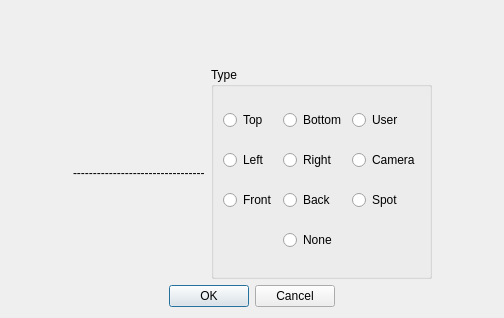
<?xml version="1.0" encoding="UTF-8"?>
<ui version="4.0">
 <class>Dialog</class>
 <widget class="QDialog" name="Dialog">
  <property name="geometry">
   <rect>
    <x>0</x>
    <y>0</y>
    <width>504</width>
    <height>318</height>
   </rect>
  </property>
  <property name="focusPolicy">
   <enum>Qt::StrongFocus</enum>
  </property>
  <property name="windowTitle">
   <string>Viewport Setup</string>
  </property>
  <layout class="QVBoxLayout" name="verticalLayout">
   <item>
    <layout class="QGridLayout" name="viewLayoutGridLayout">
     <item row="0" column="0">
      <widget class="QPushButton" name="singlePushButton">
       <property name="sizePolicy">
        <sizepolicy hsizetype="Fixed" vsizetype="Fixed">
         <horstretch>0</horstretch>
         <verstretch>0</verstretch>
        </sizepolicy>
       </property>
       <property name="focusPolicy">
        <enum>Qt::TabFocus</enum>
       </property>
       <property name="text">
        <string/>
       </property>
       <property name="icon">
        <iconset resource="../resources/editor.qrc">
         <normaloff>:/singleu.bmp</normaloff>
         <normalon>:/singled.bmp</normalon>
         <disabledoff>:/singleu.bmp</disabledoff>
         <disabledon>:/singled.bmp</disabledon>
         <activeoff>:/singleu.bmp</activeoff>
         <activeon>:/singled.bmp</activeon>
         <selectedoff>:/singleu.bmp</selectedoff>
         <selectedon>:/singled.bmp</selectedon>:/singleu.bmp</iconset>
       </property>
       <property name="iconSize">
        <size>
         <width>50</width>
         <height>50</height>
        </size>
       </property>
       <property name="autoDefault">
        <bool>false</bool>
       </property>
       <property name="flat">
        <bool>true</bool>
       </property>
      </widget>
     </item>
     <item row="0" column="1">
      <widget class="QPushButton" name="twoVertPushButton">
       <property name="sizePolicy">
        <sizepolicy hsizetype="Fixed" vsizetype="Fixed">
         <horstretch>0</horstretch>
         <verstretch>0</verstretch>
        </sizepolicy>
       </property>
       <property name="focusPolicy">
        <enum>Qt::TabFocus</enum>
       </property>
       <property name="text">
        <string/>
       </property>
       <property name="icon">
        <iconset resource="../resources/editor.qrc">
         <normaloff>:/twovertu.bmp</normaloff>
         <normalon>:/twovertd.bmp</normalon>:/twovertu.bmp</iconset>
       </property>
       <property name="iconSize">
        <size>
         <width>50</width>
         <height>50</height>
        </size>
       </property>
       <property name="autoDefault">
        <bool>false</bool>
       </property>
       <property name="flat">
        <bool>true</bool>
       </property>
      </widget>
     </item>
     <item row="0" column="2">
      <widget class="QPushButton" name="twoHorzPushButton">
       <property name="sizePolicy">
        <sizepolicy hsizetype="Fixed" vsizetype="Fixed">
         <horstretch>0</horstretch>
         <verstretch>0</verstretch>
        </sizepolicy>
       </property>
       <property name="focusPolicy">
        <enum>Qt::TabFocus</enum>
       </property>
       <property name="text">
        <string/>
       </property>
       <property name="icon">
        <iconset resource="../resources/editor.qrc">
         <normaloff>:/twohorzu.bmp</normaloff>
         <normalon>:/twohorzd.bmp</normalon>:/twohorzu.bmp</iconset>
       </property>
       <property name="iconSize">
        <size>
         <width>50</width>
         <height>50</height>
        </size>
       </property>
       <property name="autoDefault">
        <bool>false</bool>
       </property>
       <property name="flat">
        <bool>true</bool>
       </property>
      </widget>
     </item>
     <item row="0" column="3">
      <widget class="QPushButton" name="fourPushButton">
       <property name="sizePolicy">
        <sizepolicy hsizetype="Fixed" vsizetype="Fixed">
         <horstretch>0</horstretch>
         <verstretch>0</verstretch>
        </sizepolicy>
       </property>
       <property name="focusPolicy">
        <enum>Qt::TabFocus</enum>
       </property>
       <property name="text">
        <string/>
       </property>
       <property name="icon">
        <iconset resource="../resources/editor.qrc">
         <normaloff>:/fouru.bmp</normaloff>
         <normalon>:/fourd.bmp</normalon>:/fouru.bmp</iconset>
       </property>
       <property name="iconSize">
        <size>
         <width>50</width>
         <height>50</height>
        </size>
       </property>
       <property name="autoDefault">
        <bool>false</bool>
       </property>
       <property name="flat">
        <bool>true</bool>
       </property>
      </widget>
     </item>
     <item row="0" column="4">
      <widget class="QPushButton" name="threeLeftPushButton">
       <property name="sizePolicy">
        <sizepolicy hsizetype="Fixed" vsizetype="Fixed">
         <horstretch>0</horstretch>
         <verstretch>0</verstretch>
        </sizepolicy>
       </property>
       <property name="focusPolicy">
        <enum>Qt::TabFocus</enum>
       </property>
       <property name="text">
        <string/>
       </property>
       <property name="icon">
        <iconset resource="../resources/editor.qrc">
         <normaloff>:/threeleftu.bmp</normaloff>
         <normalon>:/threeleftd.bmp</normalon>:/threeleftu.bmp</iconset>
       </property>
       <property name="iconSize">
        <size>
         <width>50</width>
         <height>50</height>
        </size>
       </property>
       <property name="autoDefault">
        <bool>false</bool>
       </property>
       <property name="flat">
        <bool>true</bool>
       </property>
      </widget>
     </item>
     <item row="0" column="5">
      <widget class="QPushButton" name="threeBottomPushButton">
       <property name="sizePolicy">
        <sizepolicy hsizetype="Fixed" vsizetype="Fixed">
         <horstretch>0</horstretch>
         <verstretch>0</verstretch>
        </sizepolicy>
       </property>
       <property name="focusPolicy">
        <enum>Qt::TabFocus</enum>
       </property>
       <property name="text">
        <string/>
       </property>
       <property name="icon">
        <iconset resource="../resources/editor.qrc">
         <normaloff>:/threebottomu.bmp</normaloff>
         <normalon>:/threebottomd.bmp</normalon>:/threebottomu.bmp</iconset>
       </property>
       <property name="iconSize">
        <size>
         <width>50</width>
         <height>50</height>
        </size>
       </property>
       <property name="autoDefault">
        <bool>false</bool>
       </property>
       <property name="flat">
        <bool>true</bool>
       </property>
      </widget>
     </item>
     <item row="0" column="6">
      <widget class="QPushButton" name="threeRightPushButton">
       <property name="sizePolicy">
        <sizepolicy hsizetype="Fixed" vsizetype="Fixed">
         <horstretch>0</horstretch>
         <verstretch>0</verstretch>
        </sizepolicy>
       </property>
       <property name="focusPolicy">
        <enum>Qt::TabFocus</enum>
       </property>
       <property name="text">
        <string/>
       </property>
       <property name="icon">
        <iconset resource="../resources/editor.qrc">
         <normaloff>:/threerightu.bmp</normaloff>
         <normalon>:/threerightd.bmp</normalon>:/threerightu.bmp</iconset>
       </property>
       <property name="iconSize">
        <size>
         <width>50</width>
         <height>50</height>
        </size>
       </property>
       <property name="autoDefault">
        <bool>false</bool>
       </property>
       <property name="flat">
        <bool>true</bool>
       </property>
      </widget>
     </item>
     <item row="1" column="0">
      <widget class="QPushButton" name="threeTopPushButton">
       <property name="sizePolicy">
        <sizepolicy hsizetype="Fixed" vsizetype="Fixed">
         <horstretch>0</horstretch>
         <verstretch>0</verstretch>
        </sizepolicy>
       </property>
       <property name="focusPolicy">
        <enum>Qt::TabFocus</enum>
       </property>
       <property name="text">
        <string/>
       </property>
       <property name="icon">
        <iconset resource="../resources/editor.qrc">
         <normaloff>:/threetopu.bmp</normaloff>
         <normalon>:/threetopd.bmp</normalon>:/threetopu.bmp</iconset>
       </property>
       <property name="iconSize">
        <size>
         <width>50</width>
         <height>50</height>
        </size>
       </property>
       <property name="autoDefault">
        <bool>false</bool>
       </property>
       <property name="flat">
        <bool>true</bool>
       </property>
      </widget>
     </item>
     <item row="1" column="1">
      <widget class="QPushButton" name="threeVertPushButton">
       <property name="sizePolicy">
        <sizepolicy hsizetype="Fixed" vsizetype="Fixed">
         <horstretch>0</horstretch>
         <verstretch>0</verstretch>
        </sizepolicy>
       </property>
       <property name="focusPolicy">
        <enum>Qt::TabFocus</enum>
       </property>
       <property name="text">
        <string/>
       </property>
       <property name="icon">
        <iconset resource="../resources/editor.qrc">
         <normaloff>:/threevertu.bmp</normaloff>
         <normalon>:/threevertd.bmp</normalon>:/threevertu.bmp</iconset>
       </property>
       <property name="iconSize">
        <size>
         <width>50</width>
         <height>50</height>
        </size>
       </property>
       <property name="autoDefault">
        <bool>false</bool>
       </property>
       <property name="flat">
        <bool>true</bool>
       </property>
      </widget>
     </item>
     <item row="1" column="2">
      <widget class="QPushButton" name="threeHorzPushButton">
       <property name="sizePolicy">
        <sizepolicy hsizetype="Fixed" vsizetype="Fixed">
         <horstretch>0</horstretch>
         <verstretch>0</verstretch>
        </sizepolicy>
       </property>
       <property name="focusPolicy">
        <enum>Qt::TabFocus</enum>
       </property>
       <property name="text">
        <string/>
       </property>
       <property name="icon">
        <iconset resource="../resources/editor.qrc">
         <normaloff>:/threehorzu.bmp</normaloff>
         <normalon>:/threehorzd.bmp</normalon>:/threehorzu.bmp</iconset>
       </property>
       <property name="iconSize">
        <size>
         <width>50</width>
         <height>50</height>
        </size>
       </property>
       <property name="autoDefault">
        <bool>false</bool>
       </property>
       <property name="flat">
        <bool>true</bool>
       </property>
      </widget>
     </item>
     <item row="1" column="3">
      <widget class="QPushButton" name="fourLeftPushButton">
       <property name="sizePolicy">
        <sizepolicy hsizetype="Fixed" vsizetype="Fixed">
         <horstretch>0</horstretch>
         <verstretch>0</verstretch>
        </sizepolicy>
       </property>
       <property name="focusPolicy">
        <enum>Qt::TabFocus</enum>
       </property>
       <property name="text">
        <string/>
       </property>
       <property name="icon">
        <iconset resource="../resources/editor.qrc">
         <normaloff>:/fourleftu.bmp</normaloff>
         <normalon>:/fourleftd.bmp</normalon>:/fourleftu.bmp</iconset>
       </property>
       <property name="iconSize">
        <size>
         <width>50</width>
         <height>50</height>
        </size>
       </property>
       <property name="autoDefault">
        <bool>false</bool>
       </property>
       <property name="flat">
        <bool>true</bool>
       </property>
      </widget>
     </item>
     <item row="1" column="4">
      <widget class="QPushButton" name="fourBottomPushButton">
       <property name="sizePolicy">
        <sizepolicy hsizetype="Fixed" vsizetype="Fixed">
         <horstretch>0</horstretch>
         <verstretch>0</verstretch>
        </sizepolicy>
       </property>
       <property name="focusPolicy">
        <enum>Qt::TabFocus</enum>
       </property>
       <property name="text">
        <string/>
       </property>
       <property name="icon">
        <iconset resource="../resources/editor.qrc">
         <normaloff>:/fourbottomu.bmp</normaloff>
         <normalon>:/fourbottomd.bmp</normalon>:/fourbottomu.bmp</iconset>
       </property>
       <property name="iconSize">
        <size>
         <width>50</width>
         <height>50</height>
        </size>
       </property>
       <property name="autoDefault">
        <bool>false</bool>
       </property>
       <property name="flat">
        <bool>true</bool>
       </property>
      </widget>
     </item>
     <item row="1" column="5">
      <widget class="QPushButton" name="fourRightPushButton">
       <property name="sizePolicy">
        <sizepolicy hsizetype="Fixed" vsizetype="Fixed">
         <horstretch>0</horstretch>
         <verstretch>0</verstretch>
        </sizepolicy>
       </property>
       <property name="focusPolicy">
        <enum>Qt::TabFocus</enum>
       </property>
       <property name="text">
        <string/>
       </property>
       <property name="icon">
        <iconset resource="../resources/editor.qrc">
         <normaloff>:/fourrightu.bmp</normaloff>
         <normalon>:/fourrightd.bmp</normalon>:/fourrightu.bmp</iconset>
       </property>
       <property name="iconSize">
        <size>
         <width>50</width>
         <height>50</height>
        </size>
       </property>
       <property name="autoDefault">
        <bool>false</bool>
       </property>
       <property name="flat">
        <bool>true</bool>
       </property>
      </widget>
     </item>
     <item row="1" column="6">
      <widget class="QPushButton" name="fourTopPushButton">
       <property name="sizePolicy">
        <sizepolicy hsizetype="Fixed" vsizetype="Fixed">
         <horstretch>0</horstretch>
         <verstretch>0</verstretch>
        </sizepolicy>
       </property>
       <property name="focusPolicy">
        <enum>Qt::TabFocus</enum>
       </property>
       <property name="text">
        <string/>
       </property>
       <property name="icon">
        <iconset resource="../resources/editor.qrc">
         <normaloff>:/fourtopu.bmp</normaloff>
         <normalon>:/fourtopd.bmp</normalon>:/fourtopu.bmp</iconset>
       </property>
       <property name="iconSize">
        <size>
         <width>50</width>
         <height>50</height>
        </size>
       </property>
       <property name="autoDefault">
        <bool>false</bool>
       </property>
       <property name="flat">
        <bool>true</bool>
       </property>
      </widget>
     </item>
    </layout>
   </item>
   <item>
    <layout class="QHBoxLayout" name="viewHorizontalLayout">
     <item>
      <spacer name="viewLeftHorizontalSpacer">
       <property name="orientation">
        <enum>Qt::Horizontal</enum>
       </property>
       <property name="sizeHint" stdset="0">
        <size>
         <width>58</width>
         <height>20</height>
        </size>
       </property>
      </spacer>
     </item>
     <item>
      <widget class="QLabel" name="viewLabel">
       <property name="text">
        <string>---------------------------------</string>
       </property>
      </widget>
     </item>
     <item>
      <widget class="QGroupBox" name="viewTypeGroupBox">
       <property name="title">
        <string>Type</string>
       </property>
       <layout class="QGridLayout" name="gridLayout">
        <item row="0" column="0">
         <widget class="QRadioButton" name="topRadioButton">
          <property name="text">
           <string>Top</string>
          </property>
         </widget>
        </item>
        <item row="0" column="1">
         <widget class="QRadioButton" name="bottomRadioButton">
          <property name="text">
           <string>Bottom</string>
          </property>
         </widget>
        </item>
        <item row="0" column="2">
         <widget class="QRadioButton" name="userRadioButton">
          <property name="text">
           <string>User</string>
          </property>
         </widget>
        </item>
        <item row="1" column="0">
         <widget class="QRadioButton" name="leftRadioButton">
          <property name="text">
           <string>Left</string>
          </property>
         </widget>
        </item>
        <item row="1" column="1">
         <widget class="QRadioButton" name="rightRadioButton">
          <property name="text">
           <string>Right</string>
          </property>
         </widget>
        </item>
        <item row="1" column="2">
         <widget class="QRadioButton" name="cameraRadioButton">
          <property name="text">
           <string>Camera</string>
          </property>
         </widget>
        </item>
        <item row="2" column="0">
         <widget class="QRadioButton" name="frontRadioButton">
          <property name="text">
           <string>Front</string>
          </property>
         </widget>
        </item>
        <item row="2" column="1">
         <widget class="QRadioButton" name="backRadioButton">
          <property name="text">
           <string>Back</string>
          </property>
         </widget>
        </item>
        <item row="2" column="2">
         <widget class="QRadioButton" name="spotRadioButton">
          <property name="text">
           <string>Spot</string>
          </property>
         </widget>
        </item>
        <item row="3" column="1">
         <widget class="QRadioButton" name="noneRadioButton">
          <property name="text">
           <string>None</string>
          </property>
         </widget>
        </item>
       </layout>
      </widget>
     </item>
     <item>
      <spacer name="viewRightHorizontalSpacer">
       <property name="orientation">
        <enum>Qt::Horizontal</enum>
       </property>
       <property name="sizeHint" stdset="0">
        <size>
         <width>58</width>
         <height>20</height>
        </size>
       </property>
      </spacer>
     </item>
    </layout>
   </item>
   <item>
    <layout class="QHBoxLayout" name="okCancelHorizontalLayout">
     <item>
      <spacer name="okCancelLeftHorizontalSpacer">
       <property name="orientation">
        <enum>Qt::Horizontal</enum>
       </property>
       <property name="sizeHint" stdset="0">
        <size>
         <width>138</width>
         <height>20</height>
        </size>
       </property>
      </spacer>
     </item>
     <item>
      <widget class="QDialogButtonBox" name="okCancelButtonBox">
       <property name="sizePolicy">
        <sizepolicy hsizetype="Fixed" vsizetype="Fixed">
         <horstretch>0</horstretch>
         <verstretch>0</verstretch>
        </sizepolicy>
       </property>
       <property name="standardButtons">
        <set>QDialogButtonBox::Cancel|QDialogButtonBox::Ok</set>
       </property>
      </widget>
     </item>
     <item>
      <spacer name="okCancelRightHorizontalSpacer">
       <property name="orientation">
        <enum>Qt::Horizontal</enum>
       </property>
       <property name="sizeHint" stdset="0">
        <size>
         <width>148</width>
         <height>20</height>
        </size>
       </property>
      </spacer>
     </item>
    </layout>
   </item>
  </layout>
 </widget>
 <tabstops>
  <tabstop>singlePushButton</tabstop>
  <tabstop>twoVertPushButton</tabstop>
  <tabstop>twoHorzPushButton</tabstop>
  <tabstop>fourPushButton</tabstop>
  <tabstop>threeLeftPushButton</tabstop>
  <tabstop>threeBottomPushButton</tabstop>
  <tabstop>threeRightPushButton</tabstop>
  <tabstop>threeTopPushButton</tabstop>
  <tabstop>threeVertPushButton</tabstop>
  <tabstop>threeHorzPushButton</tabstop>
  <tabstop>fourLeftPushButton</tabstop>
  <tabstop>fourBottomPushButton</tabstop>
  <tabstop>fourRightPushButton</tabstop>
  <tabstop>fourTopPushButton</tabstop>
  <tabstop>topRadioButton</tabstop>
  <tabstop>bottomRadioButton</tabstop>
  <tabstop>userRadioButton</tabstop>
  <tabstop>leftRadioButton</tabstop>
  <tabstop>rightRadioButton</tabstop>
  <tabstop>cameraRadioButton</tabstop>
  <tabstop>frontRadioButton</tabstop>
  <tabstop>backRadioButton</tabstop>
  <tabstop>spotRadioButton</tabstop>
  <tabstop>noneRadioButton</tabstop>
  <tabstop>okCancelButtonBox</tabstop>
 </tabstops>
 <resources>
  <include location="../resources/editor.qrc"/>
 </resources>
 <connections/>
</ui>
